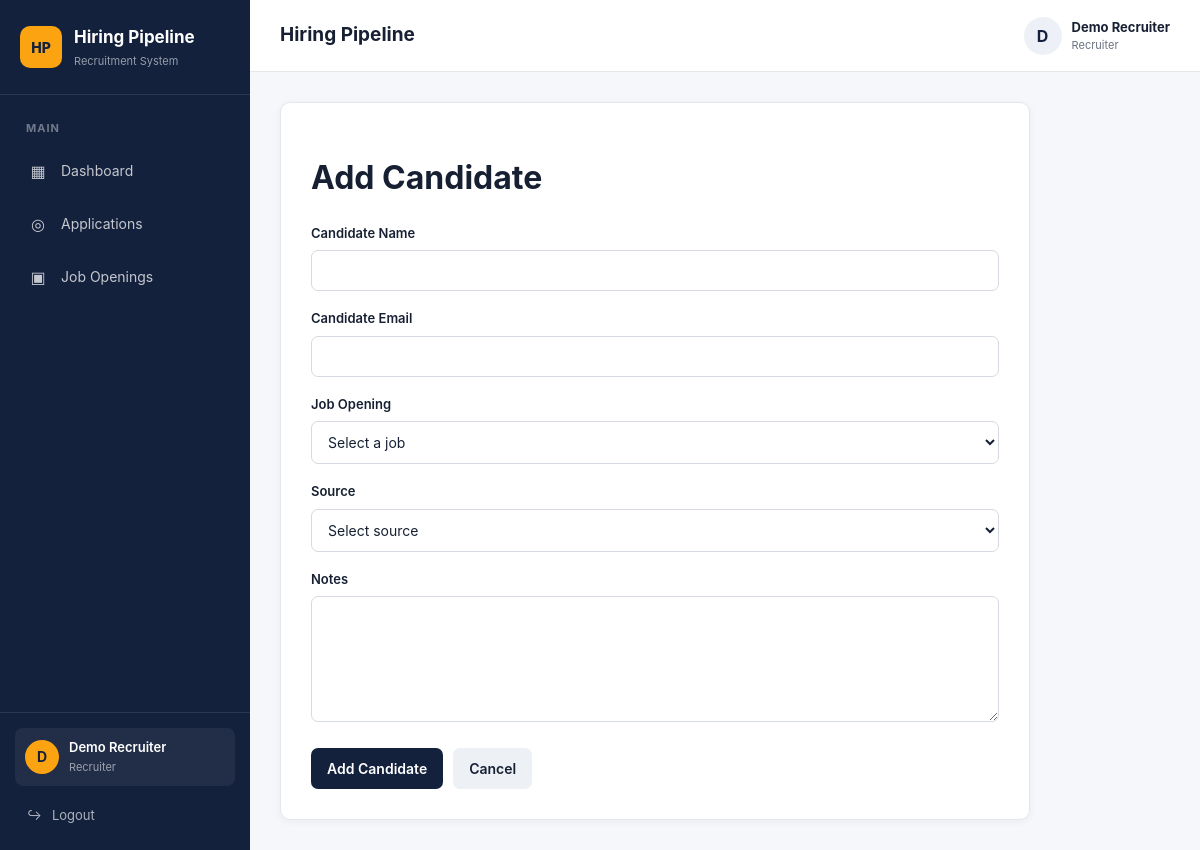
The page /applications/create (signed in) on the database its author committed.
### models/user.py (models this page shows, shortened)
class User(UserMixin, db.Model):
    __tablename__ = "users"
    id = db.Column(db.Integer, primary_key=True)
    name = db.Column(db.String(100), nullable=False)
    email = db.Column(
        db.String(150),
        unique=True,
        nullable=False,
        index=True
    )
    password_hash = db.Column(db.String(255), nullable=False)
    role = db.Column(
        db.String(20),
        nullable=False
    )
    created_at = db.Column(
        db.DateTime,
        server_default=db.func.now()
    )

### routes/applications.py (the view, shortened to what this page needs)
@applications_bp.route("/create", methods=["GET", "POST"])
@role_required("recruiter")
def create_application():
    jobs = (
        JobOpening.query
        .filter_by(status="open")
        .order_by(JobOpening.title)
        .all()
    )
    return render_template(
        "applications/create.html",
        jobs=jobs
    )

### templates/applications/create.html (shortened to what this page needs)
{% extends "base.html" %}
{% block content %}
<div class="form-card">
    <h1>Add Candidate</h1>
    <form method="POST">
        <div class="form-group">
            <label for="candidate_name">
                Candidate Name
            </label>
            <input
                type="text"
                id="candidate_name"
                name="candidate_name"
                required
            >
        </div>
        <div class="form-group">
            <label for="candidate_email">
                Candidate Email
            </label>
            <input
                type="email"
                id="candidate_email"
                name="candidate_email"
                required
            >
        </div>
        <div class="form-group">
            <label for="job_opening_id">
                Job Opening
            </label>
            <select
                id="job_opening_id"
                name="job_opening_id"
                required
            >
                <option value="">
                    Select a job
                </option>
            </select>
        </div>
        <div class="form-group">
            <label for="source">
                Source
            </label>
            <select
                id="source"
                name="source"
            >
                <option value="">
                    Select source
                </option>
            </select>
        </div>
        <div class="form-group">
            <label for="notes">
                Notes
            </label>
            <textarea
                id="notes"
                name="notes"
                rows="6"
            ></textarea>
        </div>
        <div class="form-actions">
            <button
                type="submit"
                class="btn"
            >
                Add Candidate
            </button>
            <a
                href="{{ url_for('applications.application_list') }}"
                class="btn-secondary"
            >
                Cancel
            </a>
        </div>
    </form>
</div>
{% endblock %}

### templates/base.html (shortened to what this page needs)
<!DOCTYPE html>
<html lang="en">
<head>
    <link
        rel="stylesheet"
        href="{{ url_for('static', filename='css/style.css') }}"
    >
</head>
<body>
    {% if current_user.is_authenticated %}
        <div class="app-layout">
            <aside class="sidebar">
                <div class="sidebar-brand">
                    <div class="brand-icon">
                        HP
                    </div>
                    <div>
                        <div class="brand-title">
                            Hiring Pipeline
                        </div>
                        <div class="brand-subtitle">
                            Recruitment System
                        </div>
                    </div>
                </div>
                <nav class="sidebar-nav">
                    <div class="nav-section-title">
                        MAIN
                    </div>
                    <a
                        href="{{ url_for('dashboard.dashboard') }}"
                        class="sidebar-link"
                    >
                        <span class="nav-icon">
                            ▦
                        </span>
                        <span>
                            Dashboard
                        </span>
                    </a>
                    {% if current_user.role == "recruiter" %}
                        <a
                            href="{{ url_for(
                                'applications.application_list'
                            ) }}"
                            class="sidebar-link"
                        >
                            <span class="nav-icon">
                                ◎
                            </span>
                            <span>
                                Applications
                            </span>
                        </a>
                        <a
                            href="{{ url_for('jobs.job_list') }}"
                            class="sidebar-link"
                        >
                            <span class="nav-icon">
                                ▣
                            </span>
                            <span>
                                Job Openings
                            </span>
                        </a>
                    {% endif %}
                </nav>
                <div class="sidebar-bottom">
                    <div class="user-card">
                        <div class="user-avatar">
                            {{ current_user.name[0]|upper }}
                        </div>
                        <div class="user-info">
                            <div class="user-name">
                                {{ current_user.name }}
                            </div>
                            <div class="user-role">
                                {{ current_user.role|title }}
                            </div>
                        </div>
                    </div>
                    <a
                        href="{{ url_for('auth.logout') }}"
                        class="logout-link"
                    >
                        <span>
                            ↪
                        </span>
                        Logout
                    </a>
                </div>
            </aside>
            <div class="main-area">
                <header class="topbar">
                    <div class="topbar-left">
                        <div>
                            <div class="topbar-title">
                                {% block page_title %}
                                Hiring Pipeline
                                {% endblock %}
                            </div>
                        </div>
                    </div>
                    <div class="topbar-user">
                        <div class="topbar-avatar">
                            {{ current_user.name[0]|upper }}
                        </div>
                        <div class="topbar-user-details">
                            <strong>
                                {{ current_user.name }}
                            </strong>
                            <span>
                                {{ current_user.role|title }}
                            </span>
                        </div>
                    </div>
                </header>
                <main class="main-content">
                    {% block content %}
                    {% endblock %}
                </main>
            </div>
        </div>
    {% endif %}
</body>
</html>

### rows shown on the page
User: name "D", name "Demo Recruiter", role "Recruiter"
